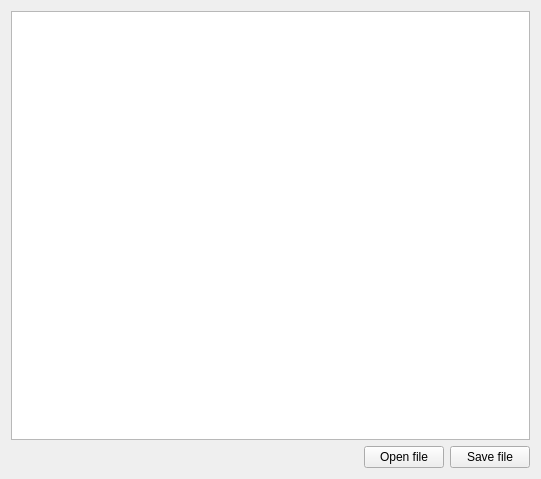
<?xml version="1.0" encoding="UTF-8"?>
<ui version="4.0">
 <class>storeBooksWidget</class>
 <widget class="QWidget" name="storeBooksWidget">
  <property name="geometry">
   <rect>
    <x>0</x>
    <y>0</y>
    <width>541</width>
    <height>479</height>
   </rect>
  </property>
  <property name="windowTitle">
   <string>Form</string>
  </property>
  <layout class="QGridLayout" name="gridLayout">
   <item row="0" column="0">
    <layout class="QVBoxLayout" name="verticalLayout">
     <item>
      <widget class="QPlainTextEdit" name="plainTextEdit"/>
     </item>
     <item>
      <layout class="QHBoxLayout" name="horizontalLayout">
       <item>
        <spacer name="horizontalSpacer">
         <property name="orientation">
          <enum>Qt::Horizontal</enum>
         </property>
         <property name="sizeHint" stdset="0">
          <size>
           <width>40</width>
           <height>20</height>
          </size>
         </property>
        </spacer>
       </item>
       <item>
        <widget class="QPushButton" name="openFile">
         <property name="text">
          <string>Open file</string>
         </property>
        </widget>
       </item>
       <item>
        <widget class="QPushButton" name="saveFile">
         <property name="text">
          <string>Save file</string>
         </property>
        </widget>
       </item>
      </layout>
     </item>
    </layout>
   </item>
  </layout>
 </widget>
 <resources/>
 <connections/>
</ui>
